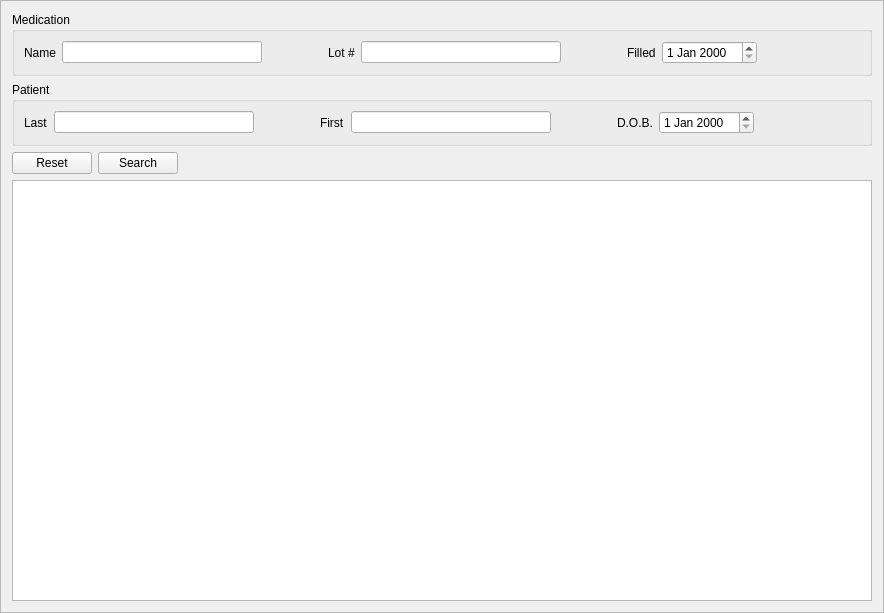
<?xml version="1.0" encoding="UTF-8"?>
<ui version="4.0">
 <class>PrescriptionsFrame</class>
 <widget class="QFrame" name="PrescriptionsFrame">
  <property name="geometry">
   <rect>
    <x>0</x>
    <y>0</y>
    <width>884</width>
    <height>613</height>
   </rect>
  </property>
  <property name="windowTitle">
   <string>Frame</string>
  </property>
  <property name="frameShape">
   <enum>QFrame::StyledPanel</enum>
  </property>
  <property name="frameShadow">
   <enum>QFrame::Raised</enum>
  </property>
  <layout class="QVBoxLayout" name="verticalLayout">
   <item>
    <widget class="QGroupBox" name="medicationBox">
     <property name="title">
      <string>Medication</string>
     </property>
     <layout class="QHBoxLayout" name="horizontalLayout_2">
      <item>
       <widget class="QLabel" name="medicationNameLabel">
        <property name="text">
         <string>Name</string>
        </property>
       </widget>
      </item>
      <item>
       <widget class="QLineEdit" name="medicationNameField">
        <property name="minimumSize">
         <size>
          <width>200</width>
          <height>0</height>
         </size>
        </property>
        <property name="maximumSize">
         <size>
          <width>250</width>
          <height>16777215</height>
         </size>
        </property>
       </widget>
      </item>
      <item>
       <spacer name="horizontalSpacer">
        <property name="orientation">
         <enum>Qt::Horizontal</enum>
        </property>
        <property name="sizeType">
         <enum>QSizePolicy::Fixed</enum>
        </property>
        <property name="sizeHint" stdset="0">
         <size>
          <width>60</width>
          <height>20</height>
         </size>
        </property>
       </spacer>
      </item>
      <item>
       <widget class="QLabel" name="lotLabel">
        <property name="text">
         <string>Lot #</string>
        </property>
       </widget>
      </item>
      <item>
       <widget class="QLineEdit" name="lotField">
        <property name="minimumSize">
         <size>
          <width>200</width>
          <height>0</height>
         </size>
        </property>
        <property name="maximumSize">
         <size>
          <width>250</width>
          <height>16777215</height>
         </size>
        </property>
       </widget>
      </item>
      <item>
       <spacer name="horizontalSpacer_2">
        <property name="orientation">
         <enum>Qt::Horizontal</enum>
        </property>
        <property name="sizeType">
         <enum>QSizePolicy::Fixed</enum>
        </property>
        <property name="sizeHint" stdset="0">
         <size>
          <width>60</width>
          <height>20</height>
         </size>
        </property>
       </spacer>
      </item>
      <item>
       <widget class="QLabel" name="filledLabel">
        <property name="text">
         <string>Filled</string>
        </property>
       </widget>
      </item>
      <item>
       <widget class="QDateEdit" name="filledField"/>
      </item>
      <item>
       <spacer name="horizontalSpacer_3">
        <property name="orientation">
         <enum>Qt::Horizontal</enum>
        </property>
        <property name="sizeHint" stdset="0">
         <size>
          <width>40</width>
          <height>20</height>
         </size>
        </property>
       </spacer>
      </item>
     </layout>
    </widget>
   </item>
   <item>
    <widget class="QGroupBox" name="patientBox">
     <property name="title">
      <string>Patient</string>
     </property>
     <layout class="QHBoxLayout" name="horizontalLayout">
      <item>
       <widget class="QLabel" name="lastLabel">
        <property name="text">
         <string>Last</string>
        </property>
       </widget>
      </item>
      <item>
       <widget class="QLineEdit" name="lastField">
        <property name="minimumSize">
         <size>
          <width>200</width>
          <height>0</height>
         </size>
        </property>
        <property name="maximumSize">
         <size>
          <width>250</width>
          <height>16777215</height>
         </size>
        </property>
       </widget>
      </item>
      <item>
       <spacer name="horizontalSpacer_4">
        <property name="orientation">
         <enum>Qt::Horizontal</enum>
        </property>
        <property name="sizeType">
         <enum>QSizePolicy::Fixed</enum>
        </property>
        <property name="sizeHint" stdset="0">
         <size>
          <width>60</width>
          <height>20</height>
         </size>
        </property>
       </spacer>
      </item>
      <item>
       <widget class="QLabel" name="firstLabel">
        <property name="text">
         <string>First</string>
        </property>
       </widget>
      </item>
      <item>
       <widget class="QLineEdit" name="firstField">
        <property name="minimumSize">
         <size>
          <width>200</width>
          <height>0</height>
         </size>
        </property>
        <property name="maximumSize">
         <size>
          <width>250</width>
          <height>16777215</height>
         </size>
        </property>
       </widget>
      </item>
      <item>
       <spacer name="horizontalSpacer_5">
        <property name="orientation">
         <enum>Qt::Horizontal</enum>
        </property>
        <property name="sizeType">
         <enum>QSizePolicy::Fixed</enum>
        </property>
        <property name="sizeHint" stdset="0">
         <size>
          <width>60</width>
          <height>20</height>
         </size>
        </property>
       </spacer>
      </item>
      <item>
       <widget class="QLabel" name="dobLabel">
        <property name="text">
         <string>D.O.B.</string>
        </property>
       </widget>
      </item>
      <item>
       <widget class="QDateEdit" name="dobField"/>
      </item>
      <item>
       <spacer name="horizontalSpacer_6">
        <property name="orientation">
         <enum>Qt::Horizontal</enum>
        </property>
        <property name="sizeHint" stdset="0">
         <size>
          <width>40</width>
          <height>20</height>
         </size>
        </property>
       </spacer>
      </item>
     </layout>
    </widget>
   </item>
   <item>
    <layout class="QHBoxLayout" name="buttonLayout">
     <item>
      <widget class="QPushButton" name="resetButton">
       <property name="text">
        <string>Reset</string>
       </property>
      </widget>
     </item>
     <item>
      <widget class="QPushButton" name="searchButton">
       <property name="text">
        <string>Search</string>
       </property>
      </widget>
     </item>
     <item>
      <spacer name="horizontalSpacer_7">
       <property name="orientation">
        <enum>Qt::Horizontal</enum>
       </property>
       <property name="sizeHint" stdset="0">
        <size>
         <width>40</width>
         <height>20</height>
        </size>
       </property>
      </spacer>
     </item>
    </layout>
   </item>
   <item>
    <widget class="QTableView" name="resultTable"/>
   </item>
  </layout>
 </widget>
 <resources/>
 <connections/>
</ui>
